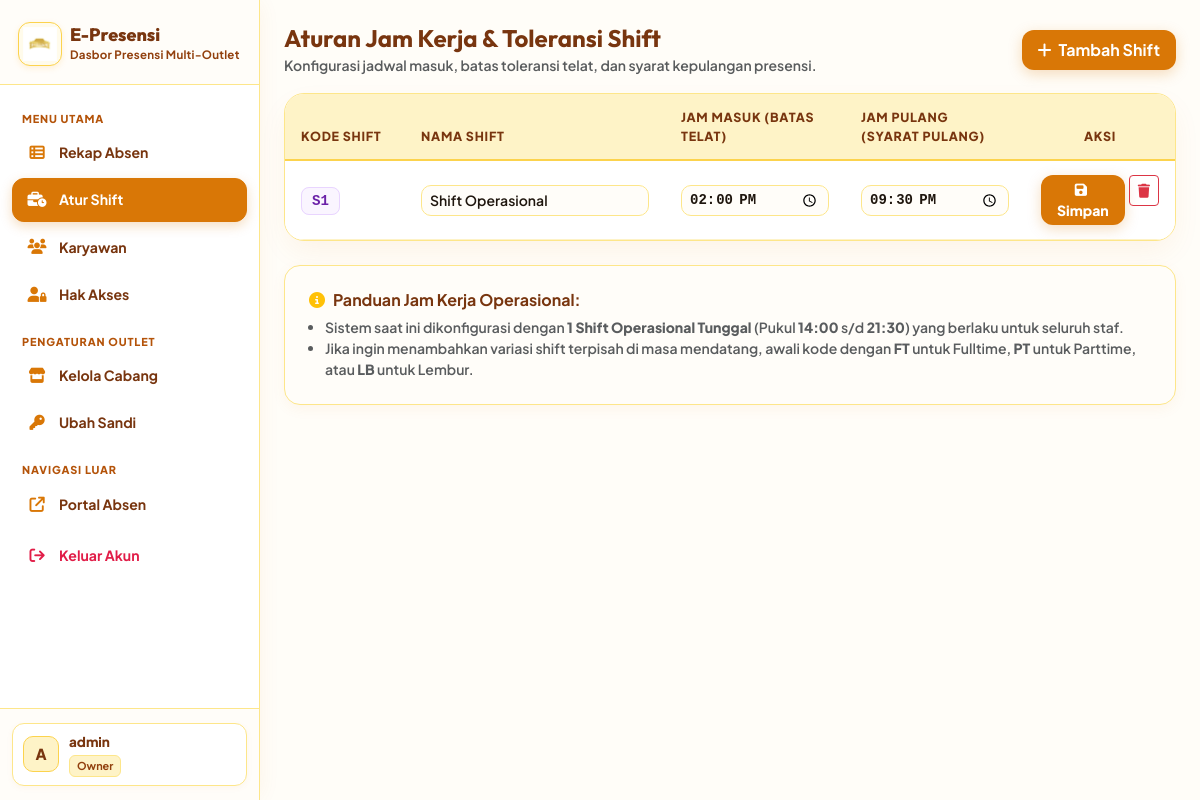
Page /admin/setting_jam.php (signed in) on the committed database.
### tables this page shows
CREATE TABLE IF NOT EXISTS `shift_settings` (
  `id` INT AUTO_INCREMENT PRIMARY KEY,
  `kode_shift` VARCHAR(20) NOT NULL UNIQUE,
  `nama_shift` VARCHAR(100) NOT NULL,
  `jam_masuk` TIME NOT NULL,
  `jam_pulang` TIME NOT NULL
);

### config/database.php (called while the page is built, shortened)
<?php
if (!function_exists('e')) {
    function e($val) {
        return htmlspecialchars((string)$val, ENT_QUOTES, 'UTF-8');
    }
}

### admin/setting_jam.php (the view, shortened to what this page needs)
<?php
require_once dirname(__DIR__) . '/config/database.php';
$shifts = mysqli_query($conn, "SELECT * FROM shift_settings ORDER BY kode_shift ASC");
?>
<!DOCTYPE html>
<html lang="id">
<head>
    <link href="https://cdn.jsdelivr.net/npm/bootstrap@5.3.3/dist/css/bootstrap.min.css" rel="stylesheet">
    <link rel="stylesheet" href="https://cdnjs.cloudflare.com/ajax/libs/font-awesome/6.5.1/css/all.min.css">
</head>
<body>
    <div class="admin-layout">
        <?php require __DIR__ . '/sidebar.php'; ?>
        <div class="admin-main">
            <div class="admin-content">
        <div class="d-flex align-items-center justify-content-between mb-3 flex-wrap gap-2">
            <div>
                <h4 class="fw-bold mb-0" style="color: #78350F; font-family: 'Outfit', sans-serif;">Aturan Jam Kerja & Toleransi Shift</h4>
                <small class="text-muted fw-semibold">Konfigurasi jadwal masuk, batas toleransi telat, dan syarat kepulangan presensi.</small>
            </div>
            <button type="button" class="btn btn-filter-action fw-bold px-3 py-2" data-bs-toggle="modal" data-bs-target="#modalTambahShift">
                <i class="fas fa-plus me-1"></i> Tambah Shift
            </button>
        </div>
        <div class="table-panel">
            <div class="table-responsive">
                <table class="table mb-0 align-middle">
                    <thead>
                        <tr>
                            <th style="width: 120px;">Kode Shift</th>
                            <th>Nama Shift</th>
                            <th style="width: 180px;">Jam Masuk (Batas Telat)</th>
                            <th style="width: 180px;">Jam Pulang (Syarat Pulang)</th>
                            <th class="text-center" style="width: 150px;">Aksi</th>
                        </tr>
                    </thead>
                    <tbody>
                        <?php while ($s = mysqli_fetch_assoc($shifts)):
                            $kd = strtoupper($s['kode_shift']);
                            $badge_class = str_starts_with($kd, 'FT') ? 'badge-shift-ft' : (str_starts_with($kd, 'PT') ? 'badge-shift-pt' : 'badge-shift-lb');
                        ?>
                            <tr>
                                <td>
                                    <span class="<?= $badge_class ?> font-monospace"><?= e($s['kode_shift']) ?></span>
                                </td>
                                <td>
                                    <form method="POST" id="form-shift-<?= $s['id'] ?>">
                                        <input type="text" name="nama_shift" class="form-control form-control-sm fw-semibold" value="<?= e($s['nama_shift']) ?>" required>
                                </td>
                                <td>
                                        <input type="time" name="masuk" class="form-control form-control-sm font-monospace" value="<?= e($s['jam_masuk']) ?>" required>
                                </td>
                                <td>
                                        <input type="time" name="pulang" class="form-control form-control-sm font-monospace" value="<?= e($s['jam_pulang']) ?>" required>
                                </td>
                                <td class="text-center">
                                    <div class="d-inline-flex gap-1">
                                        <button type="submit" class="btn btn-sm btn-filter-action px-3" title="Simpan Perubahan">
                                            <i class="fas fa-save me-1"></i> Simpan
                                        </button>
                                        <form method="POST" onsubmit="return confirm('Hapus shift <?= e($s['nama_shift']) ?>?')" style="display:inline;">
                                            <button type="submit" class="btn btn-sm btn-outline-danger" title="Hapus Shift">
                                                <i class="fas fa-trash"></i>
                                            </button>
                                        </form>
                                    </div>
                                </td>
                            </tr>
                        <?php endwhile; ?>
                    </tbody>
                </table>
            </div>
        </div>
        <div class="mt-4 p-4 rounded-4" style="background:#FFFDF9; border: 1.5px solid #FDE68A; box-shadow: 0 4px 14px rgba(217, 119, 6, 0.06);">
            <h6 class="fw-bold mb-2" style="color: #78350F;"><i class="fas fa-circle-info me-2 text-warning"></i>Panduan Jam Kerja Operasional:</h6>
            <ul class="mb-0 ps-3 small fw-semibold text-muted">
                <li>Sistem saat ini dikonfigurasi dengan <strong>1 Shift Operasional Tunggal</strong> (Pukul <strong>14:00</strong> s/d <strong>21:30</strong>) yang berlaku untuk seluruh staf.</li>
                <li>Jika ingin menambahkan variasi shift terpisah di masa mendatang, awali kode dengan <strong>FT</strong> untuk Fulltime, <strong>PT</strong> untuk Parttime, atau <strong>LB</strong> untuk Lembur.</li>
            </ul>
        </div>
            </div>
        </div>
    </div>
</body>
</html>

### admin/setting_jam.php (style rules this page uses)
:root { --bg-body: #FFFDF9; --brand-deep: #78350F; --brand-primary: #D97706; --brand-gold-mid: #F59E0B; --text-dark: #1F160E; }
body { background-color: var(--bg-body); font-family: 'Plus Jakarta Sans', sans-serif; color: var(--text-dark); min-height: 100dvh; }
.table-panel { background: #FFFFFF; border: 1.5px solid #FDE68A; border-radius: 20px; overflow: hidden; box-shadow: 0 12px 30px -4px rgba(217, 119, 6, 0.08); }
.table thead th { background: #FEF3C7; color: #78350F; font-size: 0.78rem; text-transform: uppercase; letter-spacing: 0.06em; font-weight: 800; padding: 14px 16px; border-bottom: 2px solid #FCD34D; }
.table tbody td { padding: 14px 16px; font-size: 0.88rem; vertical-align: middle; border-bottom: 1px solid #FEF3C7; color: var(--text-dark); }
.btn-filter-action { background: #D97706; color: #FFFFFF; border: none; font-weight: 800; border-radius: 12px; box-shadow: 0 4px 14px rgba(217, 119, 6, 0.25); transition: all 0.2s ease; }
.form-control { border: 1.5px solid #FDE68A; border-radius: 10px; background: #FFFDF9; color: var(--text-dark); font-weight: 600; }
.badge-shift-lb { background: #FAF5FF; color: #6B21A8; border: 1.5px solid #E9D5FF; font-weight: 800; padding: 5px 10px; border-radius: 8px; }

### admin/sidebar.php (style rules this page uses)
:root { --sidebar-w: 260px; --sidebar-bg: #FFFFFF; --sidebar-border: #FDE68A; --brand-deep: #78350F; --brand-primary: #D97706; --brand-hover: #B45309; --brand-honey: #FEF3C7; --brand-bone: #FFFDF8; --text-dark: #1F160E; }
body { background-color: var(--brand-bone); font-family: 'Plus Jakarta Sans', sans-serif; color: var(--text-dark); margin: 0; padding: 0; overflow-x: hidden; }
.admin-layout { display: flex; min-height: 100vh; width: 100%; }
.admin-main { margin-left: var(--sidebar-w); flex: 1; min-width: 0; background: var(--brand-bone); min-height: 100vh; display: flex; flex-direction: column; }
.admin-content { flex: 1; padding: 24px; }

### rows in the picture
shift_settings: kode_shift "S1", nama_shift "Shift Operasional", masuk "14:00:00", pulang "21:30:00"

### other values in the picture
$admin_initial "A"
$admin_name "admin"
$admin_role "Owner"
